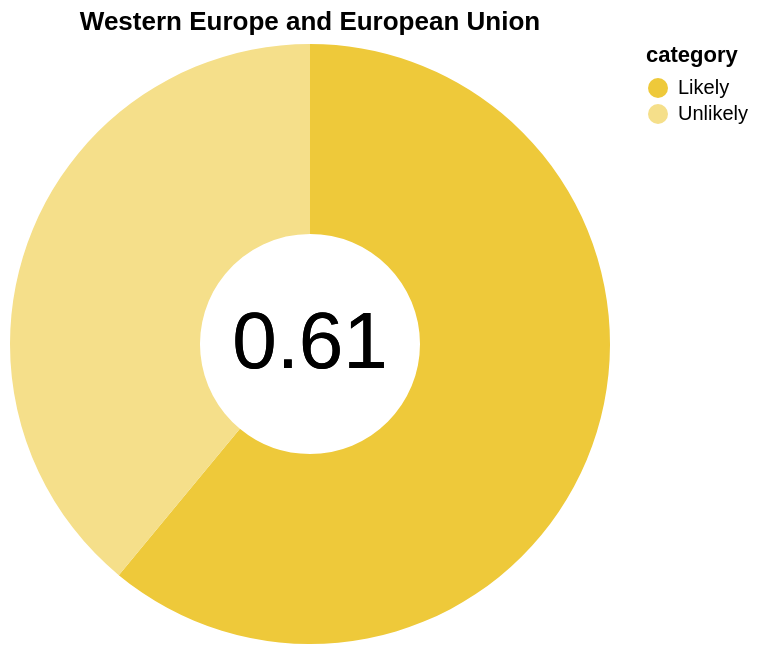

This figure's Vega-Lite source:
### Vega-Lite specification from a JSON file in a GitHub repository (floating-point values rounded to 4 significant figures)
{"$schema": "https://vega.github.io/schema/vega-lite/v5.json", "title": "Western Europe and European Union", "data": {"values": [{"category": "Likely", "value": 0.61}, {"category": "Unlikely", "value": 0.39}]}, "layer": [{"mark": {"type": "arc", "innerRadius": 55}, "encoding": {"theta": {"field": "value", "type": "quantitative"}, "color": {"field": "category", "scale": {"range": ["#eec93a", "#f5df8a"]}}, "tooltip": [{"field": "value", "type": "quantitative", "title": "Proportion"}, {"field": "category", "type": "nominal", "title": "Likelihood to Report"}]}}, {"mark": {"type": "text", "text": "0.61", "fontSize": 40}, "encoding": {"color": {"value": "black"}}}]}
